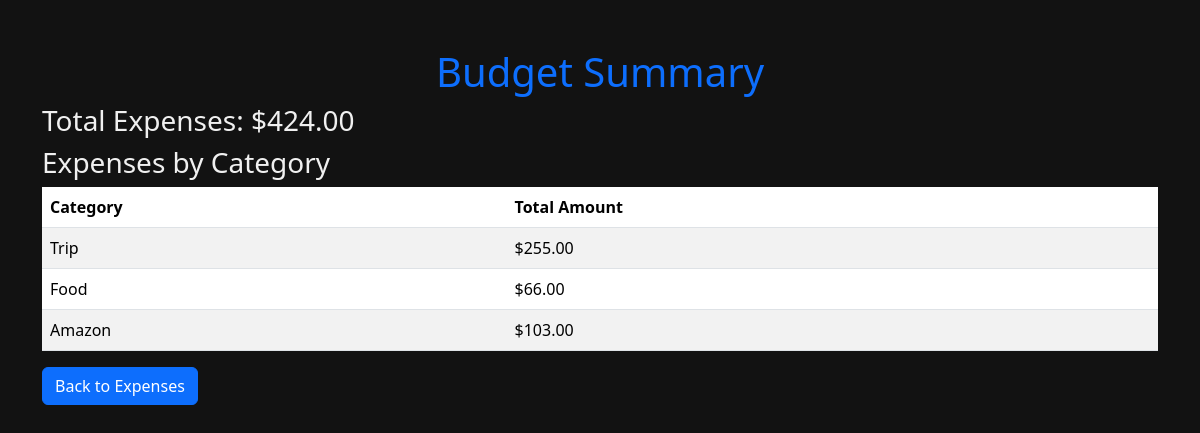
Screenshot of /summary (signed in) with the database file from the repository.
### models.py (models this page shows)
class Expense(db.Model):
    id = db.Column(db.Integer, primary_key=True)
    date = db.Column(db.String(10), nullable=False)
    category = db.Column(db.String(50), nullable=False)
    amount = db.Column(db.Float, nullable=False)
    notes = db.Column(db.Text)
    user_id = db.Column(db.Integer, db.ForeignKey('user.id'), nullable=False)
    user = db.relationship('User', backref=db.backref('expenses', lazy=True))

### webapp.py (the view)
    @app.route('/summary')
    @login_required
    def summary():
        expenses = Expense.query.filter_by(user_id=current_user.id).all()
        total = sum(e.amount for e in expenses)
        categories = {}
        for e in expenses:
            cat = e.category
            categories[cat] = categories.get(cat, 0) + e.amount
        return render_template('summary.html', total=total, categories=categories)

### templates/summary.html (shortened to what this page needs)
{% extends "base.html" %}
{% block content %}
<div class="container mt-5">
    <h1 class="text-center text-primary">Budget Summary</h1>
    <div class="row">
        <div class="col-md-6">
            <h3>Total Expenses: ${{ "%.2f"|format(total) }}</h3>
        </div>
    </div>
    <h3>Expenses by Category</h3>
    <table class="table table-striped">
        <thead>
            <tr>
                <th>Category</th>
                <th>Total Amount</th>
            </tr>
        </thead>
        <tbody>
            {% for cat, amt in categories.items() %}
            <tr>
                <td>{{ cat }}</td>
                <td>${{ "%.2f"|format(amt) }}</td>
            </tr>
            {% endfor %}
        </tbody>
    </table>
    <a href="/" class="btn btn-primary">Back to Expenses</a>
</div>
{% endblock %}

### static/style.css (style rules this page uses)
body { background-color: #121212; color: #f0f0f0; transition: background-color 1.5s ease, color 1.5s ease; }
h1, h2, h3, h4, h5, h6 { transition: color 1.5s ease; }
.container { animation: fadeIn 2s ease-in-out; }

### rows the page displays
Expense: category "Trip", amount "255.00"
Expense: category "Food", amt "66.00"
Expense: category "Amazon", amt "103.00"

### other values shown
{{ "%.2f"|format(total) }} "424.00"
